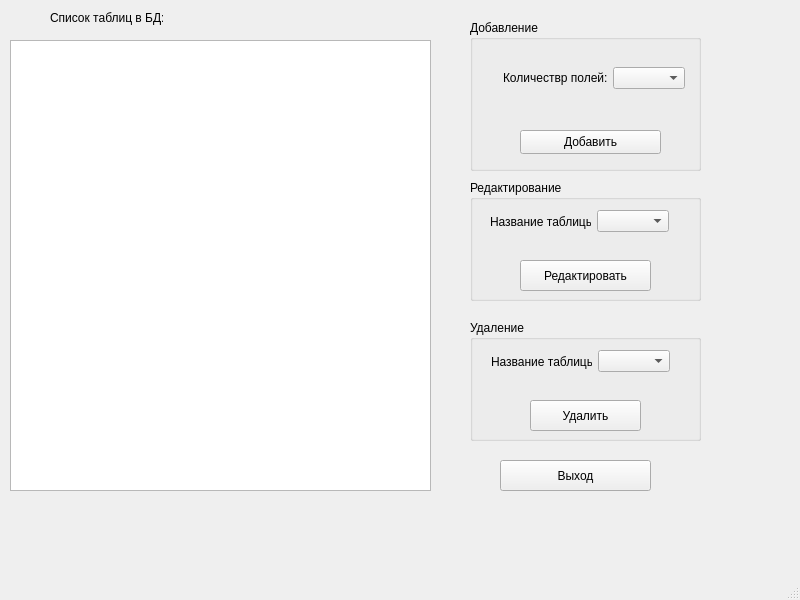
<?xml version="1.0" encoding="UTF-8"?>
<ui version="4.0">
 <class>MainWindow</class>
 <widget class="QMainWindow" name="MainWindow">
  <property name="geometry">
   <rect>
    <x>0</x>
    <y>0</y>
    <width>800</width>
    <height>600</height>
   </rect>
  </property>
  <property name="windowTitle">
   <string>MainWindow</string>
  </property>
  <property name="styleSheet">
   <string notr="true">backhround-color: black;</string>
  </property>
  <widget class="QWidget" name="centralwidget">
   <widget class="QListView" name="listView">
    <property name="geometry">
     <rect>
      <x>10</x>
      <y>40</y>
      <width>421</width>
      <height>451</height>
     </rect>
    </property>
   </widget>
   <widget class="QPushButton" name="pushButton_4">
    <property name="geometry">
     <rect>
      <x>500</x>
      <y>460</y>
      <width>151</width>
      <height>31</height>
     </rect>
    </property>
    <property name="text">
     <string>Выход</string>
    </property>
   </widget>
   <widget class="QGroupBox" name="groupBox">
    <property name="geometry">
     <rect>
      <x>470</x>
      <y>20</y>
      <width>231</width>
      <height>151</height>
     </rect>
    </property>
    <property name="title">
     <string>Добавление</string>
    </property>
    <widget class="QPushButton" name="insertButton">
     <property name="geometry">
      <rect>
       <x>50</x>
       <y>110</y>
       <width>141</width>
       <height>24</height>
      </rect>
     </property>
     <property name="text">
      <string>Добавить</string>
     </property>
    </widget>
    <widget class="QWidget" name="">
     <property name="geometry">
      <rect>
       <x>33</x>
       <y>31</y>
       <width>182</width>
       <height>54</height>
      </rect>
     </property>
     <layout class="QVBoxLayout" name="verticalLayout">
      <item>
       <layout class="QHBoxLayout" name="horizontalLayout">
        <item>
         <widget class="QLabel" name="label_3">
          <property name="text">
           <string>Количествр полей:</string>
          </property>
         </widget>
        </item>
        <item>
         <widget class="QComboBox" name="comboBoxCol"/>
        </item>
       </layout>
      </item>
     </layout>
    </widget>
   </widget>
   <widget class="QLabel" name="label">
    <property name="geometry">
     <rect>
      <x>50</x>
      <y>10</y>
      <width>113</width>
      <height>16</height>
     </rect>
    </property>
    <property name="text">
     <string>Список таблиц в БД:</string>
    </property>
   </widget>
   <widget class="QLabel" name="dbName">
    <property name="geometry">
     <rect>
      <x>180</x>
      <y>10</y>
      <width>81</width>
      <height>16</height>
     </rect>
    </property>
    <property name="text">
     <string/>
    </property>
   </widget>
   <widget class="QGroupBox" name="groupBox_2">
    <property name="geometry">
     <rect>
      <x>470</x>
      <y>180</y>
      <width>231</width>
      <height>121</height>
     </rect>
    </property>
    <property name="title">
     <string>Редактирование</string>
    </property>
    <widget class="QPushButton" name="refactorButton">
     <property name="geometry">
      <rect>
       <x>50</x>
       <y>80</y>
       <width>131</width>
       <height>31</height>
      </rect>
     </property>
     <property name="text">
      <string>Редактировать</string>
     </property>
    </widget>
    <widget class="QWidget" name="">
     <property name="geometry">
      <rect>
       <x>20</x>
       <y>30</y>
       <width>179</width>
       <height>23</height>
      </rect>
     </property>
     <layout class="QHBoxLayout" name="horizontalLayout_3">
      <item>
       <widget class="QLabel" name="label_4">
        <property name="text">
         <string>Название таблицы</string>
        </property>
       </widget>
      </item>
      <item>
       <widget class="QComboBox" name="comboBox_3"/>
      </item>
     </layout>
    </widget>
   </widget>
   <widget class="QGroupBox" name="groupBox_3">
    <property name="geometry">
     <rect>
      <x>470</x>
      <y>320</y>
      <width>231</width>
      <height>121</height>
     </rect>
    </property>
    <property name="title">
     <string>Удаление</string>
    </property>
    <widget class="QPushButton" name="deleteButton">
     <property name="geometry">
      <rect>
       <x>60</x>
       <y>80</y>
       <width>111</width>
       <height>31</height>
      </rect>
     </property>
     <property name="text">
      <string>Удалить</string>
     </property>
    </widget>
    <widget class="QWidget" name="">
     <property name="geometry">
      <rect>
       <x>21</x>
       <y>30</y>
       <width>179</width>
       <height>23</height>
      </rect>
     </property>
     <layout class="QHBoxLayout" name="horizontalLayout_4">
      <item>
       <widget class="QLabel" name="label_5">
        <property name="text">
         <string>Название таблицы</string>
        </property>
       </widget>
      </item>
      <item>
       <widget class="QComboBox" name="comboBox_4"/>
      </item>
     </layout>
    </widget>
   </widget>
  </widget>
  <widget class="QMenuBar" name="menubar">
   <property name="geometry">
    <rect>
     <x>0</x>
     <y>0</y>
     <width>800</width>
     <height>33</height>
    </rect>
   </property>
  </widget>
  <widget class="QStatusBar" name="statusbar"/>
 </widget>
 <resources/>
 <connections/>
</ui>
